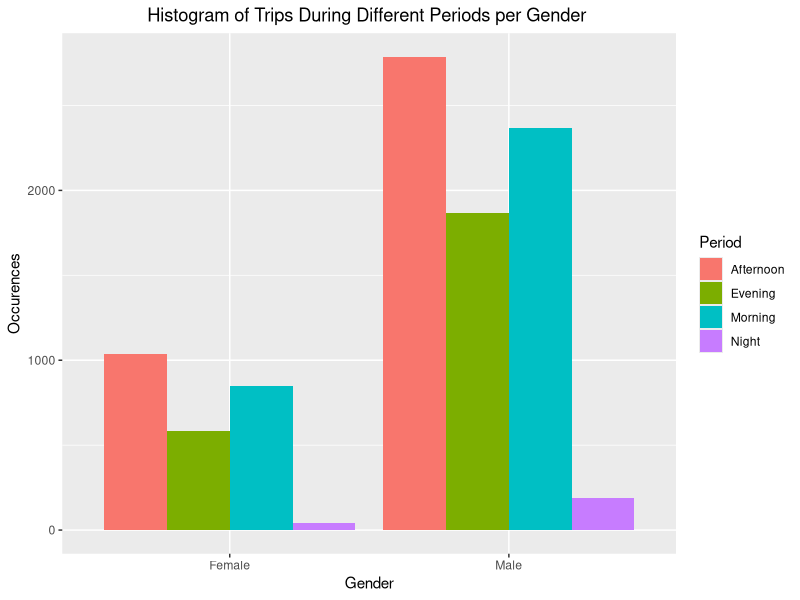
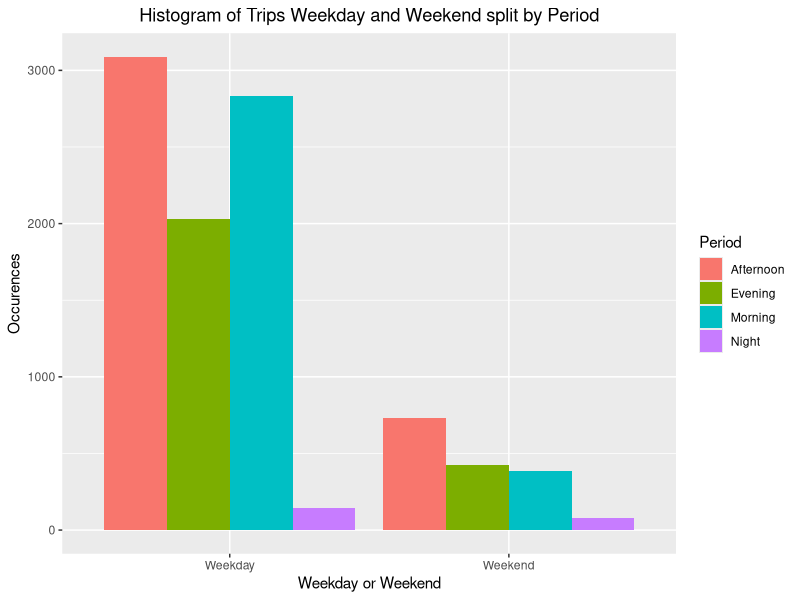
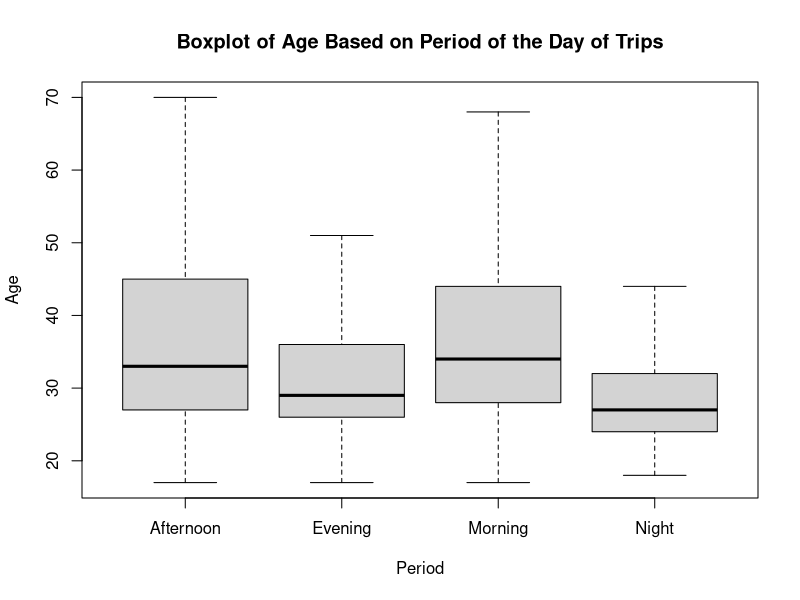
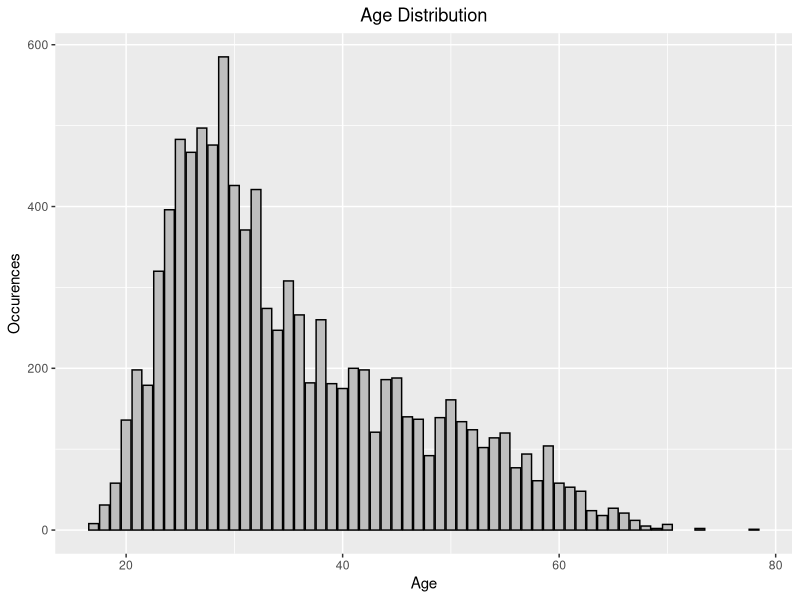

R code for these plots, in order:
setwd("/Users/mbr/Desktop/hubway-clustering/")

library(caTools)
library(caret)

data <- read.csv("hubwaytrips.csv")

# Analysis only conducted on 5% of data
set.seed(0711)
data$split <- sample.split(data$Male, SplitRatio = 0.05)

mydata <- subset(data, data$split == TRUE)
rownames(mydata) <- seq(length=nrow(mydata))
mydata <- mydata[,-10]

### Data Visualization ###

vis.data <- mydata

# Create column to show time of day instead of a binary flag
vis.data$Period
for(i in 1:nrow(vis.data)){
  if(vis.data[i, "Morning"] == 1){
    vis.data[i, "Period"] <- "Morning"
  } else if(vis.data[i, "Afternoon"] == 1){
    vis.data[i, "Period"] <- "Afternoon"
  } else if(vis.data[i, "Evening"] == 1){
    vis.data[i, "Period"] <- "Evening"
  } else {
    vis.data[i, "Period"] <- "Night"
  }
}

# Create column to show weekday or weekend instead of a binary flag
vis.data$WeekdayWeekend
for(i in 1:nrow(vis.data)){
  if(vis.data[i, "Weekday"] == 1){
    vis.data[i, "WeekdayWeekend"] <- "Weekday"
  } else {
    vis.data[i, "WeekdayWeekend"] <- "Weekend"
  }
}

# Create column to show gender instead of a binary flag
vis.data$Gender
for(i in 1:nrow(vis.data)){
  if(vis.data[i, "Male"] == 1){
    vis.data[i, "Gender"] <- "Male"
  } else {
    vis.data[i, "Gender"] <- "Female"
  }
}

# Remove all columns showing flags 
vis.data <- subset(vis.data, select = -c(Morning, Afternoon, Evening, Night, Weekday, Weekend, Male))

# Histogram of trips during different periods of day per Gender
ggplot(data=vis.data, aes(x=Gender, fill=Period)) + geom_bar(stat="count", position="dodge")+
  labs(title="Histogram of Trips During Different Periods per Gender ", x ="Gender", y = "Occurences")+ 
  theme(plot.title = element_text(hjust = 0.5))

# Histogram of trips during different periods of day per weekday or weekend
ggplot(data=vis.data, aes(x=WeekdayWeekend, fill=Period)) + geom_bar(stat="count", position="dodge")+
  labs(title="Histogram of Trips Weekday and Weekend split by Period", x ="Weekday or Weekend", y = "Occurences")+ 
  theme(plot.title = element_text(hjust = 0.5))

# Boxplot of age based on period of the day of trips
boxplot(vis.data$Age~vis.data$Period, main="Boxplot of Age Based on Period of the Day of Trips", 
        xlab="Period", ylab="Age", outline = FALSE)

# Age distribution
ggplot(vis.data,aes(Age))+geom_bar(fill="grey",colour="black", stat="count")+
  labs(title="Age Distribution", x ="Age", y = "Occurences")+ 
  theme(plot.title = element_text(hjust = 0.5))
